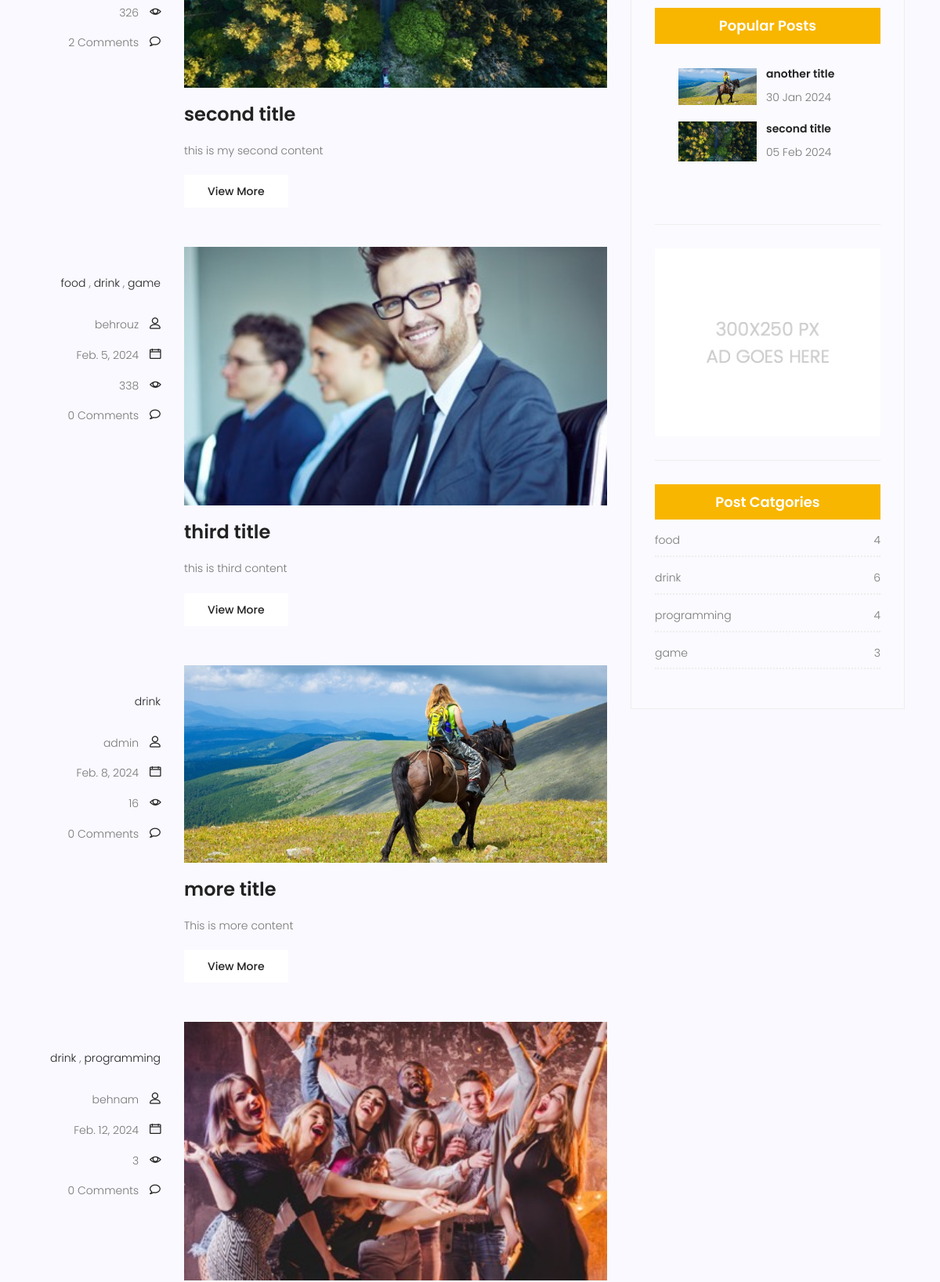
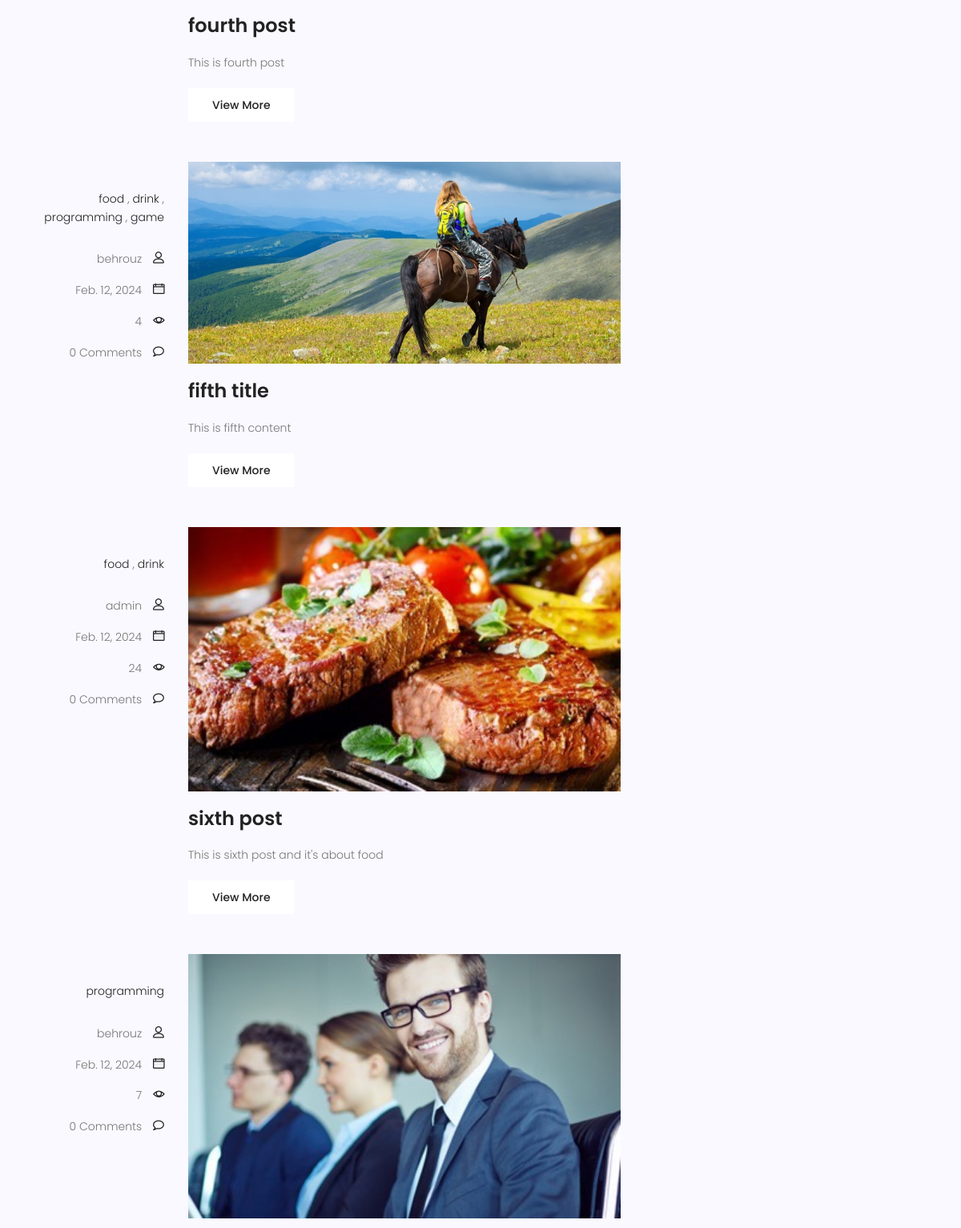
/blog/ (middle part), run on an earlier commit of the app's database (2 pictures, top to bottom).
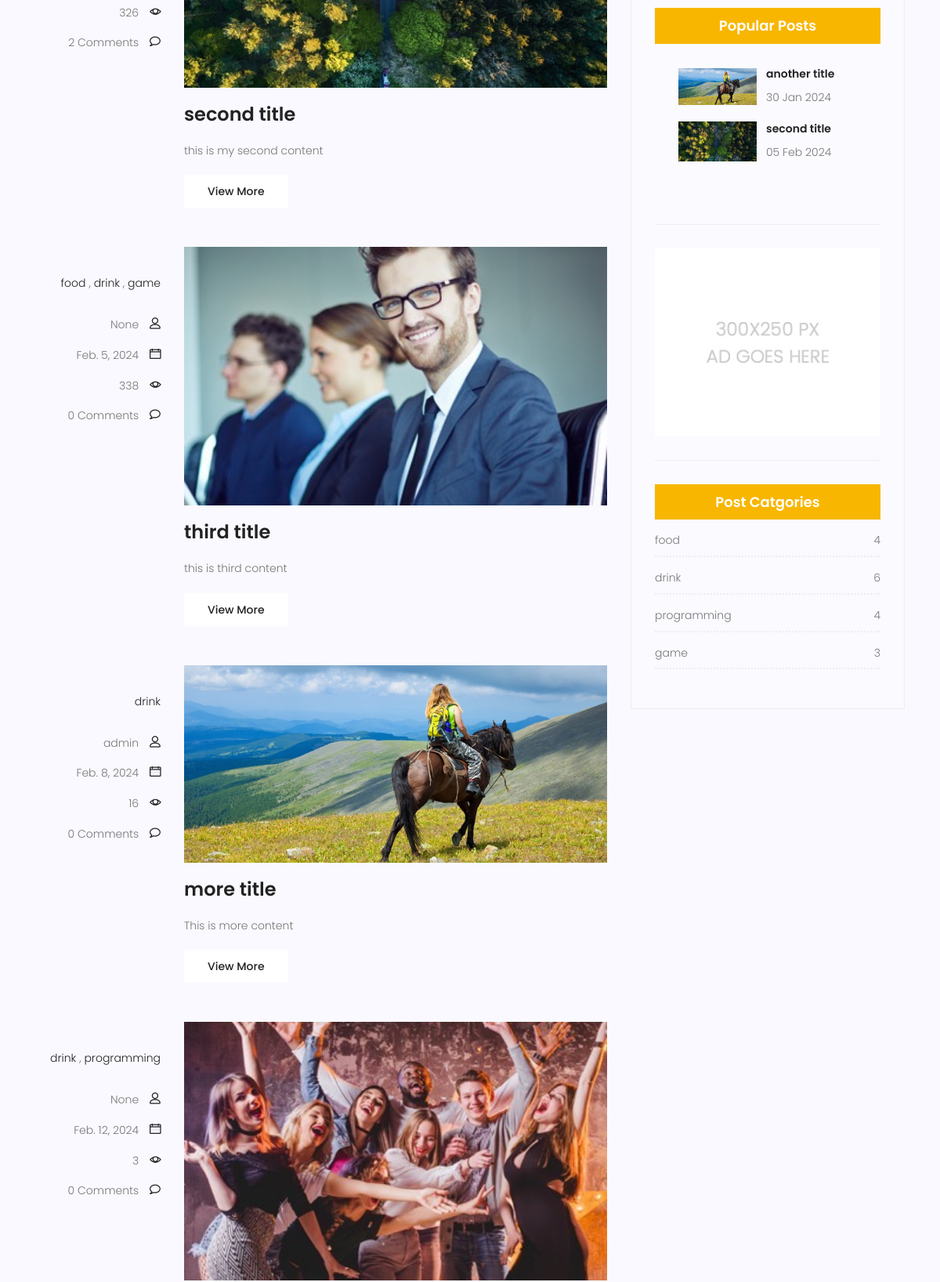
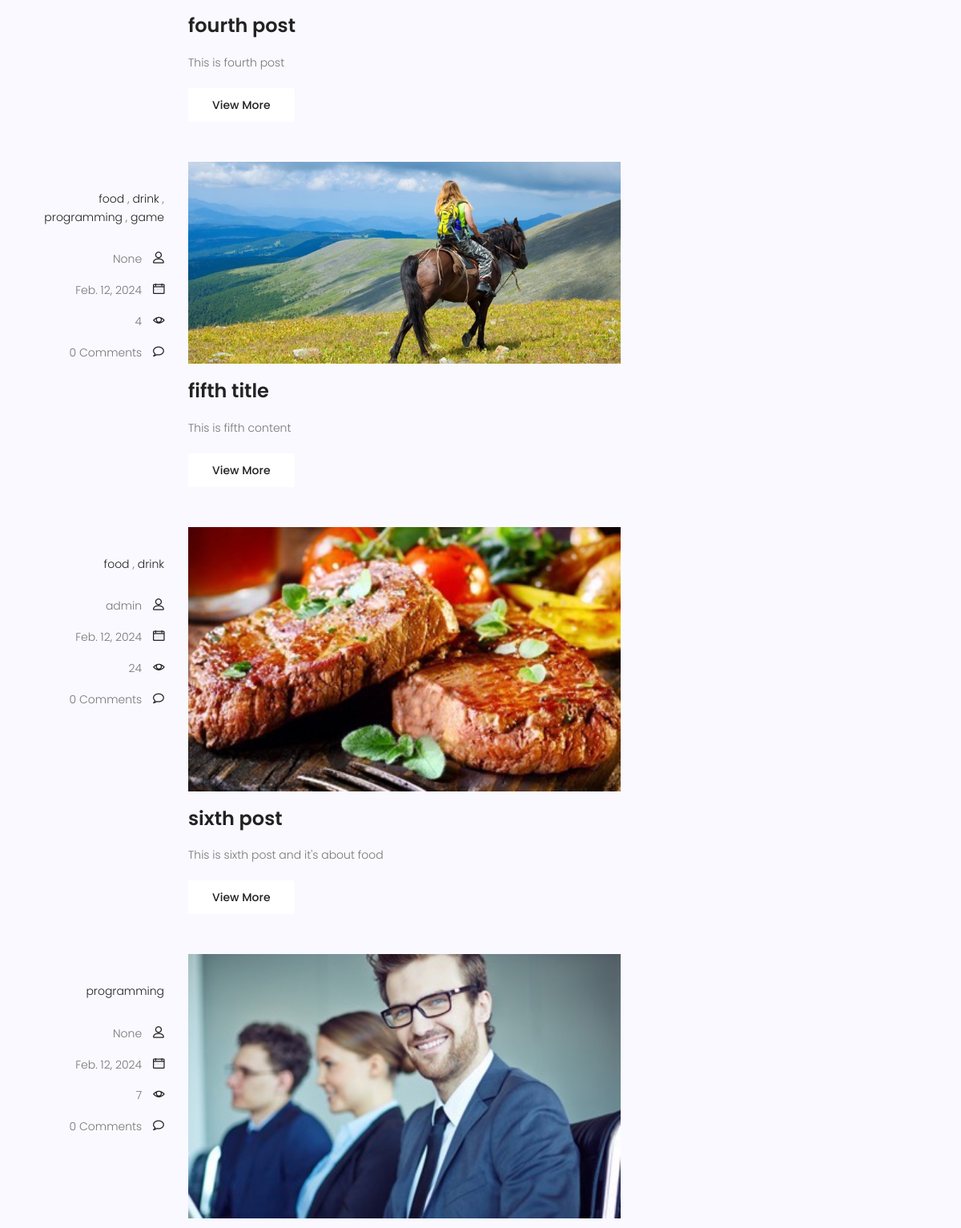
And on a later commit of the database (2 pictures, top to bottom).
### blog/models.py (models this page shows, shortened)
class Post(models.Model):
    author = models.ForeignKey(User, on_delete=models.SET_NULL, null=True)
    image = models.ImageField(upload_to='blog/', default='blog/default.jpg')
    title = models.CharField(max_length=250)
    content = models.TextField()
    category = models.ManyToManyField(Category)
    tags = TaggableManager()
    counted_view = models.IntegerField(default = 0)
    status = models.BooleanField(default = False)
    login_require = models.BooleanField(default=False)
    published_date = models.DateTimeField(null=True)
    creaded_date = models.DateTimeField(auto_now_add = True)
    updated_date = models.DateTimeField(auto_now = True)
    class Meta:
        ordering = ['published_date']

class Category(models.Model):
    name = models.CharField(max_length=250)
    def __str__(self):
        return self.name

### blog/views.py (the view)
# urls.py: path('', blog_page, name = 'index'),
def blog_page(request, cat_name=None, author_name=None, tag_name = None):
    posts = Post.objects.filter(status=True, published_date__lte=timezone.now())
    if cat_name:
        posts = posts.filter(category__name=cat_name, status=True, published_date__lte=timezone.now())
    if author_name:
        posts = posts.filter(author__username=author_name, status=True, published_date__lte=timezone.now())
    if tag_name:
        posts = posts.filter(tags__name=tag_name)
    context = {'posts': posts}
    return render(request, 'blog/blog-home.html', context)

### blog/templatetags/blog_tags.py (called while the page is built)
@register.inclusion_tag('blog/popular-posts.html')
def popular_post():
    posts = Post.objects.filter(status=1).order_by('published_date')[:2]
    return {'posts':posts}

@register.inclusion_tag('blog/post-category.html')
def post_category():
    posts = Post.objects.filter(status=1)
    categories = Category.objects.all()
    cat_dict = {}
    for name in categories:
        cat_dict[name] = posts.filter(category=name).count()
    return {'categories':cat_dict}

@register.simple_tag(name='comment_count')
def function(pid):
    post = Post.objects.get(pk=pid)
    return Comment.objects.filter(post=post.id, approved=True).count()

### templates/blog/blog-home.html (shortened to what this page needs)
{% extends 'base.html' %}
{% load static %}
{% load blog_tags %}
{% load humanize %}
{% block content %}
<section class="post-content-area">
	<div class="container">
		<div class="row">
			<div class="col-lg-8 posts-list">
				{% for post in posts %}
				<div class="single-post row">
					<div class="col-lg-3  col-md-3 meta-details">
						<ul class="tags">
							{% for cat in post.category.all %}
							<li><a href="{% url 'blog:category' cat_name=cat.name %}">{{cat.name}}</a></li>
							{% if not forloop.last %}
							,
							{% endif %}
							{% endfor %}
						</ul>
						<div class="user-details row">
							<p class="user-name col-lg-12 col-md-12 col-6"><a
									href="{% url 'blog:author' author_name=post.author.username %}">{{post.author}}</a>
								<span class="lnr lnr-user"></span></p>
							<p class="date col-lg-12 col-md-12 col-6"><a href="#">{{post.published_date|naturalday}}</a> <span
									class="lnr lnr-calendar-full"></span></p>
							<p class="view col-lg-12 col-md-12 col-6"><a href="#">{{post.counted_view}}</a> <span
									class="lnr lnr-eye"></span></p>
							<p class="comments col-lg-12 col-md-12 col-6"><a href="#">{% comment_count post.id %} Comments</a> <span
									class="lnr lnr-bubble"></span></p>
						</div>
					</div>
					<div class="col-lg-9 col-md-9 ">
						<div class="feature-img">
							<img class="img-fluid" src="{{post.image.url}}" alt="">
						</div>
						<a class="posts-title" href="{% url 'blog:single' pid=post.id %}">
							<h3>{{post.title}}</h3>
						</a>
						<p class="excert">
							{{post.content}}
						</p>
						<a href="{% url 'blog:single' pid=post.id %}" class="primary-btn">View More</a>
					</div>
				</div>
				{% endfor %}
			</div>
			<div class="col-lg-4 sidebar-widgets">
				<div class="widget-wrap">
					<div class="single-sidebar-widget popular-post-widget">
						<h4 class="popular-title">Popular Posts</h4>
						{% popular_post %}
					</div>
					<div class="single-sidebar-widget ads-widget">
						<a href="#"><img class="img-fluid" src="{% static 'img/blog/ads-banner.jpg' %}" alt=""></a>
					</div>
					{% post_category %}
				</div>
			</div>
		</div>
	</div>
</section>
{% endblock %}

### templates/base.html (shortened to what this page needs)
{% load static %}
<!DOCTYPE html>
<html lang="zxx" class="no-js">
<head>
    <link rel="stylesheet" href="{% static 'css/linearicons.css' %}">
    <link rel="stylesheet" href="{% static 'css/font-awesome.min.css' %}">
    <link rel="stylesheet" href="{% static 'css/bootstrap.css' %}">
    <link rel="stylesheet" href="{% static 'css/magnific-popup.css' %}">
    <link rel="stylesheet" href="{% static 'css/jquery-ui.css' %}">
    <link rel="stylesheet" href="{% static 'css/nice-select.css' %}">
    <link rel="stylesheet" href="{% static 'css/animate.min.css' %}">
    <link rel="stylesheet" href="{% static 'css/owl.carousel.css' %}">
    <link rel="stylesheet" href="{% static 'css/main.css' %}">
</head>
<body>
    {% block content %}
    {% endblock %}
</body>
</html>

### templates/blog/popular-posts.html
{% load static %}
<div class="single-sidebar-widget popular-post-widget">
    <div class="popular-post-list">
        {% for post in posts %}
        <div class="single-post-list d-flex flex-row align-items-center">
            <div class="thumb">
                <img class="img-fluid" src="{{post.image.url}}" alt="">
            </div>
            <div class="details">
                <a href="{% url 'blog:single' pid=post.id %}">
                    <h6>{{post.title}}</h6>
                </a>
                <p>{{post.published_date|date:'d M Y'}}</p>
            </div>
        </div>
        {% endfor %}
    </div>
</div>

### templates/blog/post-category.html
<div class="single-sidebar-widget post-category-widget">
    <h4 class="category-title">Post Catgories</h4>
    <ul class="cat-list">
        {% for name,count in categories.items %}
        <li>
            <a href="{% url 'blog:category' cat_name=name %}" class="d-flex justify-content-between">
                <p>{{name}}</p>
                <p>{{count}}</p>
            </a>
        </li>
        {% endfor %}
    </ul>
</div>

What changed in the data, as far as the page shows it:
changed Post "third title": author "behrouz" → "None"
changed Post "fourth post": author "behnam" → "None"
changed Post "fifth title": author "behrouz" → "None"
changed Post (number 7 of 8 on the later page): author "behrouz" → "None"
